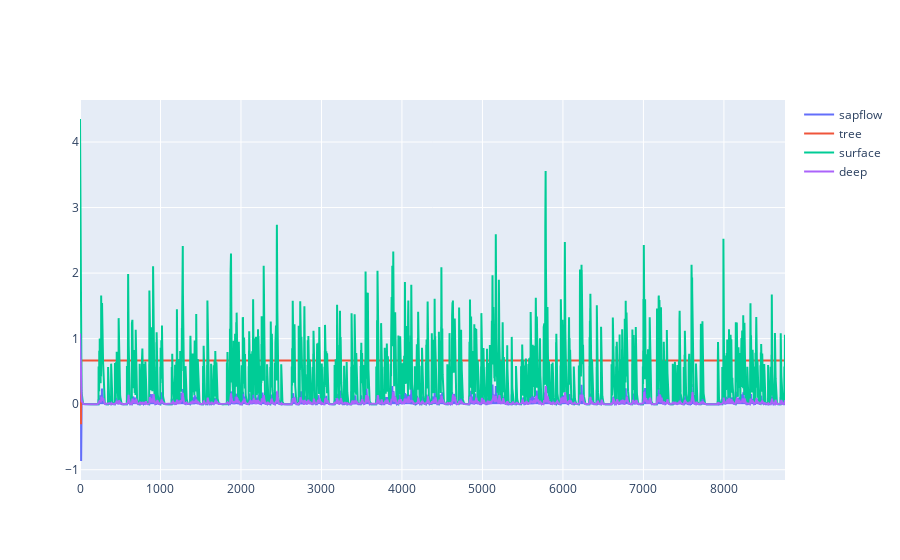

Notebook source saved alongside this figure:
### Code cell
fig = go.Figure()

fig.add_trace(go.Scatter(x=[i for i in range(Nt)], y=sapflow,
                    mode='lines',
                    name='sapflow'))
fig.add_trace(go.Scatter(x=[i for i in range(Nt)], y=tree,
                    mode='lines',
                    name='tree'))
fig.add_trace(go.Scatter(x=[i for i in range(Nt)], y=surface_fracture,
                    mode='lines',
                    name='surface'))
fig.add_trace(go.Scatter(x=[i for i in range(Nt)], y=deep_fracture,
                    mode='lines',
                    name='deep'))

fig.show()

### Figure 1 — Plotly figure (JSON) as saved in the notebook; plotly's stock layout.template omitted (floating-point values rounded to 4 significant figures; data arrays with more than 128 entries replaced by an {"elided": "..."} marker saying what was removed)
{"data": [{"mode": "lines", "name": "sapflow", "type": "scatter", "x": {"elided": "8760 int values"}, "y": {"elided": "8760 float values"}}, {"mode": "lines", "name": "tree", "type": "scatter", "x": {"elided": "8760 int values"}, "y": {"elided": "8760 float values"}}, {"mode": "lines", "name": "surface", "type": "scatter", "x": {"elided": "8760 int values"}, "y": {"elided": "8760 float values"}}, {"mode": "lines", "name": "deep", "type": "scatter", "x": {"elided": "8760 int values"}, "y": {"elided": "8760 float values"}}], "layout": {}}
